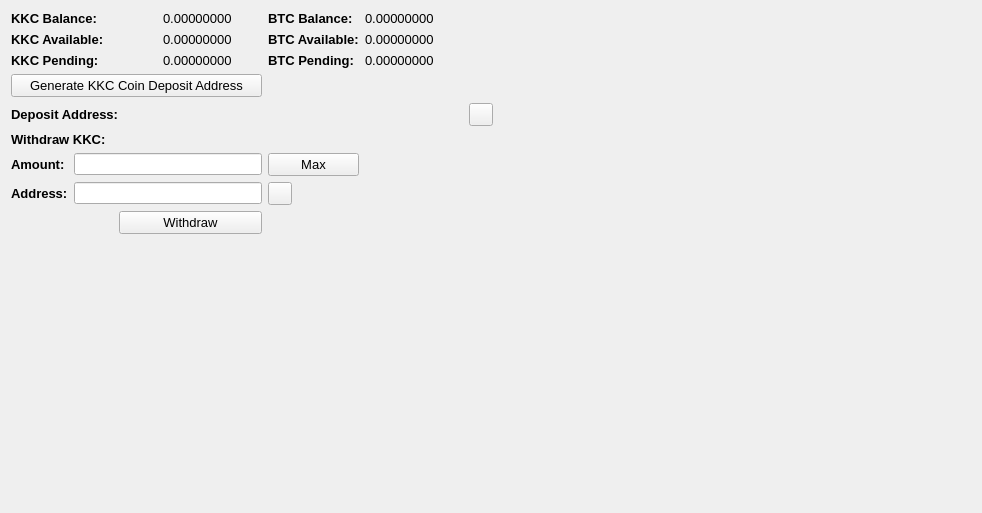
     <widget class="QWidget" name="BalanceTab">
      <attribute name="title">
       <string>Balance</string>
      </attribute>
      <layout class="QGridLayout" name="gridLayout_2">
       <item row="0" column="0" colspan="2">
        <widget class="QLabel" name="label_11">
         <property name="font">
          <font>
           <pointsize>10</pointsize>
           <weight>75</weight>
           <bold>true</bold>
          </font>
         </property>
         <property name="text">
          <string>KKC Balance:</string>
         </property>
        </widget>
       </item>
       <item row="0" column="3">
        <widget class="QLabel" name="KKCBalanceLabel">
         <property name="font">
          <font>
           <pointsize>10</pointsize>
          </font>
         </property>
         <property name="text">
          <string>0.00000000</string>
         </property>
         <property name="textInteractionFlags">
          <set>Qt::LinksAccessibleByMouse|Qt::TextSelectableByMouse</set>
         </property>
        </widget>
       </item>
       <item row="0" column="4">
        <widget class="QLabel" name="label_12">
         <property name="font">
          <font>
           <pointsize>10</pointsize>
           <weight>75</weight>
           <bold>true</bold>
          </font>
         </property>
         <property name="text">
          <string>BTC Balance:</string>
         </property>
        </widget>
       </item>
       <item row="0" column="5">
        <widget class="QLabel" name="BitcoinBalanceLabel">
         <property name="font">
          <font>
           <pointsize>10</pointsize>
          </font>
         </property>
         <property name="text">
          <string>0.00000000</string>
         </property>
         <property name="textInteractionFlags">
          <set>Qt::LinksAccessibleByMouse|Qt::TextSelectableByMouse</set>
         </property>
        </widget>
       </item>
       <item row="0" column="7" rowspan="10">
        <spacer name="horizontalSpacer_4">
         <property name="orientation">
          <enum>Qt::Horizontal</enum>
         </property>
         <property name="sizeHint" stdset="0">
          <size>
           <width>478</width>
           <height>488</height>
          </size>
         </property>
        </spacer>
       </item>
       <item row="1" column="0" colspan="2">
        <widget class="QLabel" name="label_13">
         <property name="font">
          <font>
           <pointsize>10</pointsize>
           <weight>75</weight>
           <bold>true</bold>
          </font>
         </property>
         <property name="text">
          <string>KKC Available:</string>
         </property>
        </widget>
       </item>
       <item row="1" column="3">
        <widget class="QLabel" name="KKCAvailableLabel_2">
         <property name="font">
          <font>
           <pointsize>10</pointsize>
          </font>
         </property>
         <property name="text">
          <string>0.00000000</string>
         </property>
         <property name="textInteractionFlags">
          <set>Qt::LinksAccessibleByMouse|Qt::TextSelectableByMouse</set>
         </property>
        </widget>
       </item>
       <item row="1" column="4">
        <widget class="QLabel" name="label_15">
         <property name="font">
          <font>
           <pointsize>10</pointsize>
           <weight>75</weight>
           <bold>true</bold>
          </font>
         </property>
         <property name="text">
          <string>BTC Available:</string>
         </property>
        </widget>
       </item>
       <item row="1" column="5">
        <widget class="QLabel" name="BitcoinAvailableLabel">
         <property name="font">
          <font>
           <pointsize>10</pointsize>
          </font>
         </property>
         <property name="text">
          <string>0.00000000</string>
         </property>
         <property name="textInteractionFlags">
          <set>Qt::LinksAccessibleByMouse|Qt::TextSelectableByMouse</set>
         </property>
        </widget>
       </item>
       <item row="2" column="0" colspan="2">
        <widget class="QLabel" name="label_14">
         <property name="font">
          <font>
           <pointsize>10</pointsize>
           <weight>75</weight>
           <bold>true</bold>
          </font>
         </property>
         <property name="text">
          <string>KKC Pending:</string>
         </property>
        </widget>
       </item>
       <item row="2" column="3">
        <widget class="QLabel" name="KKCPendingLabel">
         <property name="font">
          <font>
           <pointsize>10</pointsize>
          </font>
         </property>
         <property name="text">
          <string>0.00000000</string>
         </property>
         <property name="textInteractionFlags">
          <set>Qt::LinksAccessibleByMouse|Qt::TextSelectableByMouse</set>
         </property>
        </widget>
       </item>
       <item row="2" column="4">
        <widget class="QLabel" name="label_31">
         <property name="font">
          <font>
           <pointsize>10</pointsize>
           <weight>75</weight>
           <bold>true</bold>
          </font>
         </property>
         <property name="text">
          <string>BTC Pending:</string>
         </property>
        </widget>
       </item>
       <item row="2" column="5">
        <widget class="QLabel" name="BitcoinPendingLabel">
         <property name="font">
          <font>
           <pointsize>10</pointsize>
          </font>
         </property>
         <property name="text">
          <string>0.00000000</string>
         </property>
         <property name="textInteractionFlags">
          <set>Qt::LinksAccessibleByMouse|Qt::TextSelectableByMouse</set>
         </property>
        </widget>
       </item>
       <item row="3" column="0" colspan="4">
        <widget class="QPushButton" name="GenDepositBTN">
         <property name="font">
          <font>
           <pointsize>10</pointsize>
          </font>
         </property>
         <property name="text">
          <string>Generate KKC Coin Deposit Address</string>
         </property>
        </widget>
       </item>
       <item row="4" column="0" colspan="3">
        <widget class="QLabel" name="label_33">
         <property name="font">
          <font>
           <pointsize>10</pointsize>
           <weight>75</weight>
           <bold>true</bold>
          </font>
         </property>
         <property name="text">
          <string>Deposit Address:</string>
         </property>
        </widget>
       </item>
       <item row="4" column="3" colspan="3">
        <widget class="QLabel" name="DepositAddressLabel">
         <property name="minimumSize">
          <size>
           <width>300</width>
           <height>0</height>
          </size>
         </property>
         <property name="palette">
          <palette>
           <active>
            <colorrole role="WindowText">
             <brush brushstyle="SolidPattern">
              <color alpha="255">
               <red>0</red>
               <green>0</green>
               <blue>0</blue>
              </color>
             </brush>
            </colorrole>
            <colorrole role="Text">
             <brush brushstyle="SolidPattern">
              <color alpha="255">
               <red>0</red>
               <green>0</green>
               <blue>255</blue>
              </color>
             </brush>
            </colorrole>
           </active>
           <inactive>
            <colorrole role="WindowText">
             <brush brushstyle="SolidPattern">
              <color alpha="255">
               <red>0</red>
               <green>0</green>
               <blue>0</blue>
              </color>
             </brush>
            </colorrole>
            <colorrole role="Text">
             <brush brushstyle="SolidPattern">
              <color alpha="255">
               <red>0</red>
               <green>0</green>
               <blue>255</blue>
              </color>
             </brush>
            </colorrole>
           </inactive>
           <disabled>
            <colorrole role="WindowText">
             <brush brushstyle="SolidPattern">
              <color alpha="255">
               <red>120</red>
               <green>120</green>
               <blue>120</blue>
              </color>
             </brush>
            </colorrole>
            <colorrole role="Text">
             <brush brushstyle="SolidPattern">
              <color alpha="255">
               <red>120</red>
               <green>120</green>
               <blue>120</blue>
              </color>
             </brush>
            </colorrole>
           </disabled>
          </palette>
         </property>
         <property name="font">
          <font>
           <pointsize>10</pointsize>
           <weight>75</weight>
           <bold>true</bold>
          </font>
         </property>
         <property name="text">
          <string/>
         </property>
         <property name="alignment">
          <set>Qt::AlignRight|Qt::AlignTrailing|Qt::AlignVCenter</set>
         </property>
         <property name="textInteractionFlags">
          <set>Qt::LinksAccessibleByMouse|Qt::TextSelectableByKeyboard|Qt::TextSelectableByMouse</set>
         </property>
        </widget>
       </item>
       <item row="4" column="6">
        <widget class="QToolButton" name="DepositCopyButton">
         <property name="toolTip">
          <string>Copy to clipboard</string>
         </property>
         <property name="text">
          <string/>
         </property>
         <property name="icon">
          <iconset resource="../bitcoin.qrc">
           <normaloff>:/icons/editcopy</normaloff>:/icons/editcopy</iconset>
         </property>
         <property name="shortcut">
          <string>Alt+P</string>
         </property>
        </widget>
       </item>
       <item row="5" column="0" colspan="2">
        <widget class="QLabel" name="label_34">
         <property name="font">
          <font>
           <pointsize>10</pointsize>
           <weight>75</weight>
           <bold>true</bold>
          </font>
         </property>
         <property name="text">
          <string>Withdraw KKC:</string>
         </property>
        </widget>
       </item>
       <item row="6" column="0">
        <widget class="QLabel" name="label_26">
         <property name="font">
          <font>
           <pointsize>10</pointsize>
           <weight>75</weight>
           <bold>true</bold>
          </font>
         </property>
         <property name="text">
          <string>Amount:</string>
         </property>
        </widget>
       </item>
       <item row="6" column="1" colspan="3">
        <widget class="QLineEdit" name="WithdrawUnitsInput">
         <property name="font">
          <font>
           <pointsize>9</pointsize>
           <weight>75</weight>
           <bold>true</bold>
          </font>
         </property>
         <property name="text">
          <string/>
         </property>
        </widget>
       </item>
       <item row="6" column="4">
        <widget class="QPushButton" name="Withdraw_Max_Amount">
         <property name="font">
          <font>
           <pointsize>10</pointsize>
          </font>
         </property>
         <property name="text">
          <string>Max</string>
         </property>
        </widget>
       </item>
       <item row="7" column="0">
        <widget class="QLabel" name="label_10">
         <property name="font">
          <font>
           <pointsize>10</pointsize>
           <weight>75</weight>
           <bold>true</bold>
          </font>
         </property>
         <property name="text">
          <string>Address:</string>
         </property>
        </widget>
       </item>
       <item row="7" column="1" colspan="3">
        <widget class="QLineEdit" name="WithdrawAddress">
         <property name="font">
          <font>
           <pointsize>9</pointsize>
           <weight>75</weight>
           <bold>true</bold>
          </font>
         </property>
        </widget>
       </item>
       <item row="7" column="4">
        <widget class="QToolButton" name="WithdrawPasteButton">
         <property name="toolTip">
          <string>Paste from clipboard</string>
         </property>
         <property name="text">
          <string/>
         </property>
         <property name="icon">
          <iconset resource="../bitcoin.qrc">
           <normaloff>:/icons/editpaste</normaloff>:/icons/editpaste</iconset>
         </property>
         <property name="shortcut">
          <string>Alt+P</string>
         </property>
        </widget>
       </item>
       <item row="8" column="2" colspan="2">
        <widget class="QPushButton" name="WithdrawUnitsBtn">
         <property name="font">
          <font>
           <pointsize>10</pointsize>
          </font>
         </property>
         <property name="text">
          <string>Withdraw</string>
         </property>
        </widget>
       </item>
       <item row="9" column="0" colspan="6">
        <spacer name="verticalSpacer">
         <property name="orientation">
          <enum>Qt::Vertical</enum>
         </property>
         <property name="sizeHint" stdset="0">
          <size>
           <width>428</width>
           <height>262</height>
          </size>
         </property>
        </spacer>
       </item>
      </layout>
      <zorder>label_31</zorder>
      <zorder>label_15</zorder>
      <zorder>label_12</zorder>
      <zorder>label_14</zorder>
      <zorder>label_13</zorder>
      <zorder>label_11</zorder>
      <zorder>BitcoinBalanceLabel</zorder>
      <zorder>KKCBalanceLabel</zorder>
      <zorder>KKCAvailableLabel_2</zorder>
      <zorder>KKCPendingLabel</zorder>
      <zorder>BitcoinAvailableLabel</zorder>
      <zorder>BitcoinPendingLabel</zorder>
      <zorder>label_33</zorder>
      <zorder>GenDepositBTN</zorder>
      <zorder>DepositAddressLabel</zorder>
      <zorder>Withdraw_Max_Amount</zorder>
      <zorder>label_34</zorder>
      <zorder>WithdrawUnitsInput</zorder>
      <zorder>label_10</zorder>
      <zorder>label_26</zorder>
      <zorder>WithdrawAddress</zorder>
      <zorder>WithdrawUnitsBtn</zorder>
      <zorder>horizontalSpacer_4</zorder>
      <zorder>verticalSpacer</zorder>
      <zorder>WithdrawPasteButton</zorder>
      <zorder>DepositCopyButton</zorder>
     </widget>
